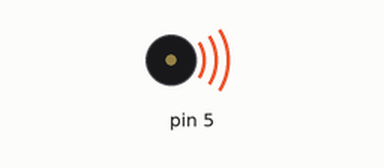
Simulated run of this sketch. Board: Arduino Uno, built with avr-gcc and run on an emulated ATmega328P. On the bench: buzzer (waves = sounding).

Above: at 0.1 s.
Timing chart, 0 to 130.0 s (numbered marks = the images above):
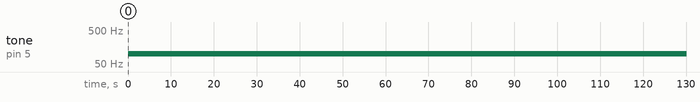

Measured:
- by itself, tone on pin 5: silent → 101 Hz at 0.00 s, → 100 Hz 130 s later

The sketch:

tone_02.ino
```cpp
void setup()
{

}

void loop()
{
  tone(5, 100);
  tone(5, 101);
}
```
